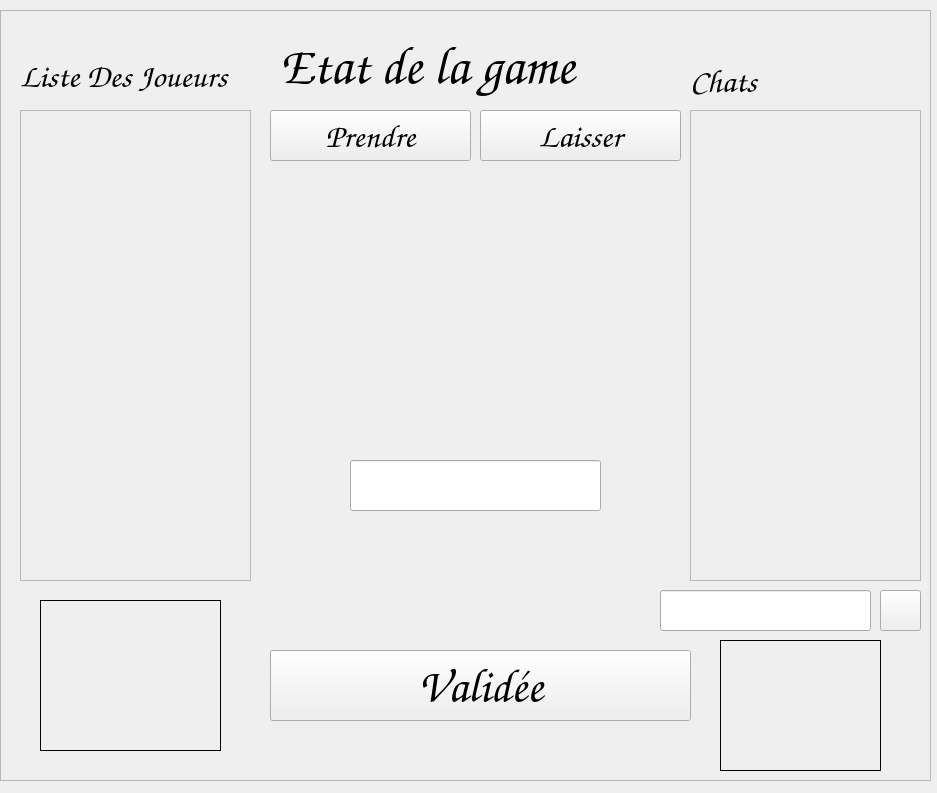
<?xml version="1.0" encoding="UTF-8"?>
<ui version="4.0">
 <class>JeuxActif</class>
 <widget class="QWidget" name="JeuxActif">
  <property name="geometry">
   <rect>
    <x>0</x>
    <y>0</y>
    <width>937</width>
    <height>793</height>
   </rect>
  </property>
  <property name="windowTitle">
   <string>Plateau de jeux</string>
  </property>
  <property name="styleSheet">
   <string notr="true">background-image: url(:/img/fond3.webp);</string>
  </property>
  <widget class="QFrame" name="frame">
   <property name="geometry">
    <rect>
     <x>0</x>
     <y>10</y>
     <width>931</width>
     <height>771</height>
    </rect>
   </property>
   <property name="frameShape">
    <enum>QFrame::StyledPanel</enum>
   </property>
   <property name="frameShadow">
    <enum>QFrame::Raised</enum>
   </property>
   <widget class="QLabel" name="labelArdoise">
    <property name="geometry">
     <rect>
      <x>270</x>
      <y>170</y>
      <width>411</width>
      <height>411</height>
     </rect>
    </property>
    <property name="styleSheet">
     <string notr="true">border-image: url(:/img/craneArdoise.png);</string>
    </property>
    <property name="text">
     <string/>
    </property>
   </widget>
   <widget class="QLineEdit" name="lineEditArdoise">
    <property name="geometry">
     <rect>
      <x>350</x>
      <y>450</y>
      <width>251</width>
      <height>51</height>
     </rect>
    </property>
    <property name="font">
     <font>
      <family>Z003</family>
      <pointsize>20</pointsize>
      <italic>true</italic>
      <bold>true</bold>
     </font>
    </property>
    <property name="styleSheet">
     <string notr="true">background-image: url(:/img/blanc3.png);</string>
    </property>
   </widget>
   <widget class="QPushButton" name="pushButtonPrendre">
    <property name="geometry">
     <rect>
      <x>270</x>
      <y>100</y>
      <width>201</width>
      <height>51</height>
     </rect>
    </property>
    <property name="font">
     <font>
      <family>Z003</family>
      <pointsize>25</pointsize>
      <italic>true</italic>
      <bold>true</bold>
     </font>
    </property>
    <property name="text">
     <string>Prendre</string>
    </property>
   </widget>
   <widget class="QPushButton" name="pushButtonRelood">
    <property name="geometry">
     <rect>
      <x>480</x>
      <y>100</y>
      <width>201</width>
      <height>51</height>
     </rect>
    </property>
    <property name="font">
     <font>
      <family>Z003</family>
      <pointsize>25</pointsize>
      <italic>true</italic>
      <bold>true</bold>
     </font>
    </property>
    <property name="text">
     <string>Laisser</string>
    </property>
   </widget>
   <widget class="QTextEdit" name="textEditListeJoueur">
    <property name="enabled">
     <bool>false</bool>
    </property>
    <property name="geometry">
     <rect>
      <x>20</x>
      <y>100</y>
      <width>231</width>
      <height>471</height>
     </rect>
    </property>
    <property name="font">
     <font>
      <family>Z003</family>
      <pointsize>30</pointsize>
      <italic>true</italic>
      <bold>true</bold>
     </font>
    </property>
    <property name="styleSheet">
     <string notr="true"/>
    </property>
   </widget>
   <widget class="QLabel" name="labelListeJoueur">
    <property name="geometry">
     <rect>
      <x>20</x>
      <y>45</y>
      <width>221</width>
      <height>41</height>
     </rect>
    </property>
    <property name="font">
     <font>
      <family>Z003</family>
      <pointsize>25</pointsize>
      <italic>true</italic>
      <bold>true</bold>
     </font>
    </property>
    <property name="text">
     <string>Liste Des Joueurs</string>
    </property>
   </widget>
   <widget class="QTextEdit" name="textEditChats">
    <property name="enabled">
     <bool>false</bool>
    </property>
    <property name="geometry">
     <rect>
      <x>690</x>
      <y>100</y>
      <width>231</width>
      <height>471</height>
     </rect>
    </property>
    <property name="font">
     <font>
      <family>Z003</family>
      <pointsize>30</pointsize>
      <italic>true</italic>
      <bold>true</bold>
     </font>
    </property>
    <property name="styleSheet">
     <string notr="true"/>
    </property>
   </widget>
   <widget class="QLabel" name="labelChats">
    <property name="geometry">
     <rect>
      <x>690</x>
      <y>50</y>
      <width>221</width>
      <height>41</height>
     </rect>
    </property>
    <property name="font">
     <font>
      <family>Z003</family>
      <pointsize>25</pointsize>
      <italic>true</italic>
      <bold>true</bold>
     </font>
    </property>
    <property name="text">
     <string>Chats</string>
    </property>
   </widget>
   <widget class="QLineEdit" name="lineEditChats">
    <property name="geometry">
     <rect>
      <x>660</x>
      <y>580</y>
      <width>211</width>
      <height>41</height>
     </rect>
    </property>
    <property name="font">
     <font>
      <family>Z003</family>
      <pointsize>20</pointsize>
      <italic>true</italic>
      <bold>true</bold>
     </font>
    </property>
   </widget>
   <widget class="QPushButton" name="pushButtonEnvoyai">
    <property name="geometry">
     <rect>
      <x>880</x>
      <y>580</y>
      <width>41</width>
      <height>41</height>
     </rect>
    </property>
    <property name="font">
     <font>
      <family>Z003</family>
      <pointsize>25</pointsize>
      <italic>true</italic>
      <bold>true</bold>
     </font>
    </property>
    <property name="styleSheet">
     <string notr="true">border-image: url(:/img/avion2.png);</string>
    </property>
    <property name="text">
     <string/>
    </property>
   </widget>
   <widget class="QPushButton" name="pushButtonvalide">
    <property name="geometry">
     <rect>
      <x>270</x>
      <y>640</y>
      <width>421</width>
      <height>71</height>
     </rect>
    </property>
    <property name="font">
     <font>
      <family>Z003</family>
      <pointsize>35</pointsize>
      <italic>true</italic>
      <bold>true</bold>
     </font>
    </property>
    <property name="text">
     <string>Validée</string>
    </property>
   </widget>
   <widget class="QLabel" name="labelEtat">
    <property name="geometry">
     <rect>
      <x>280</x>
      <y>20</y>
      <width>391</width>
      <height>71</height>
     </rect>
    </property>
    <property name="font">
     <font>
      <family>Z003</family>
      <pointsize>40</pointsize>
      <italic>true</italic>
      <bold>true</bold>
     </font>
    </property>
    <property name="text">
     <string>Etat de la game</string>
    </property>
   </widget>
   <widget class="QLabel" name="labelGif1">
    <property name="geometry">
     <rect>
      <x>40</x>
      <y>590</y>
      <width>181</width>
      <height>151</height>
     </rect>
    </property>
    <property name="frameShape">
     <enum>QFrame::Panel</enum>
    </property>
    <property name="text">
     <string/>
    </property>
    <property name="scaledContents">
     <bool>true</bool>
    </property>
   </widget>
   <widget class="QLabel" name="labelGif2">
    <property name="geometry">
     <rect>
      <x>720</x>
      <y>630</y>
      <width>161</width>
      <height>131</height>
     </rect>
    </property>
    <property name="frameShape">
     <enum>QFrame::Panel</enum>
    </property>
    <property name="text">
     <string/>
    </property>
    <property name="scaledContents">
     <bool>true</bool>
    </property>
   </widget>
  </widget>
 </widget>
 <resources/>
 <connections/>
</ui>
